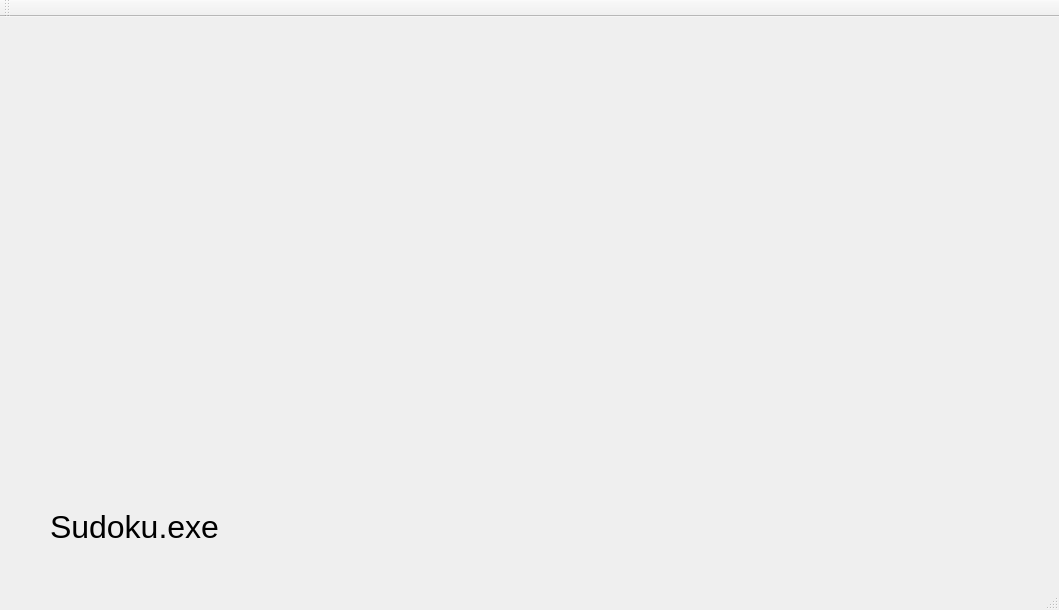
<?xml version="1.0" encoding="UTF-8"?>
<ui version="4.0">
 <class>MainWindow</class>
 <widget class="QMainWindow" name="MainWindow">
  <property name="geometry">
   <rect>
    <x>0</x>
    <y>0</y>
    <width>1059</width>
    <height>610</height>
   </rect>
  </property>
  <property name="windowTitle">
   <string>MainWindow</string>
  </property>
  <widget class="QWidget" name="centralWidget">
   <widget class="QLabel" name="label">
    <property name="geometry">
     <rect>
      <x>50</x>
      <y>470</y>
      <width>181</width>
      <height>81</height>
     </rect>
    </property>
    <property name="text">
     <string>&lt;html&gt;&lt;head/&gt;&lt;body&gt;&lt;p&gt;&lt;span style=&quot; font-size:24pt;&quot;&gt;Sudoku.exe&lt;/span&gt;&lt;/p&gt;&lt;/body&gt;&lt;/html&gt;</string>
    </property>
   </widget>
  </widget>
  <widget class="QMenuBar" name="menuBar">
   <property name="geometry">
    <rect>
     <x>0</x>
     <y>0</y>
     <width>1059</width>
     <height>22</height>
    </rect>
   </property>
  </widget>
  <widget class="QToolBar" name="mainToolBar">
   <attribute name="toolBarArea">
    <enum>TopToolBarArea</enum>
   </attribute>
   <attribute name="toolBarBreak">
    <bool>false</bool>
   </attribute>
  </widget>
  <widget class="QStatusBar" name="statusBar"/>
 </widget>
 <layoutdefault spacing="6" margin="11"/>
 <resources/>
 <connections/>
</ui>
